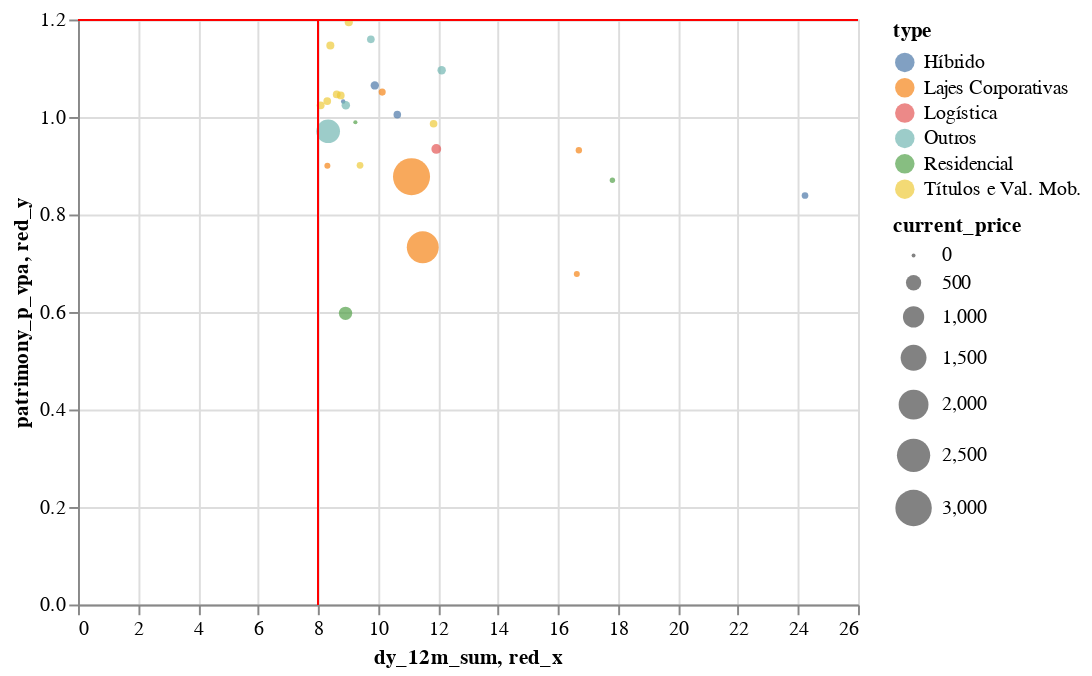

The cell this chart's notebook holds for it:
### Code cell
red_box_plot = original_red_box(red_box_df)
red_box_plot

### Figure 1 — Vega-Lite specification as saved in the notebook (floating-point values rounded to 4 significant figures)
{"config": {"view": {"continuousWidth": 400, "continuousHeight": 300}}, "layer": [{"mark": {"type": "circle", "size": 60}, "encoding": {"color": {"type": "nominal", "field": "type"}, "size": {"type": "quantitative", "field": "current_price"}, "tooltip": [{"type": "nominal", "field": "code"}, {"type": "nominal", "field": "type"}, {"type": "quantitative", "field": "current_price"}, {"type": "quantitative", "field": "dy_current"}, {"type": "quantitative", "field": "patrimony_p_vpa"}, {"type": "quantitative", "field": "dy_12m_sum"}], "x": {"type": "quantitative", "field": "dy_12m_sum"}, "y": {"type": "quantitative", "field": "patrimony_p_vpa"}}, "selection": {"selector001": {"type": "interval", "bind": "scales", "encodings": ["x", "y"]}}}, {"mark": {"type": "rule", "color": "red"}, "encoding": {"size": {"value": 1}, "x": {"type": "quantitative", "field": "red_x"}}}, {"mark": {"type": "rule", "color": "red"}, "encoding": {"size": {"value": 1}, "y": {"type": "quantitative", "field": "red_y"}}}], "data": {"name": "data-50a87cb9b950a3c858177f949de0523f"}, "transform": [{"calculate": "8", "as": "red_x"}, {"calculate": "1.2", "as": "red_y"}], "$schema": "https://vega.github.io/schema/vega-lite/v4.8.1.json", "datasets": {"data-50a87cb9b950a3c858177f949de0523f": [{"code": "BARI11", "url": "/funds/bari11", "type": "Títulos e Val. Mob.", "current_price": 103.5, "dividend": 62060.0, "dy_current": 0.7139, "dy_3m_sum": 2.034, "dy_6m_sum": 4.169, "dy_12m_sum": 8.759, "dy_3m_avg": 0.6781, "dy_6m_avg": 0.6948, "dy_12m_avg": 0.7299, "dy_annual": 4.817, "price_variation": 1.979, "profitability_period": 2.707, "profitability_sum_ytd": -4.659, "patrimony_net_value": 221500000.0, "patrimony_vpa": 99.12, "patrimony_p_vpa": 1.044, "patrimony_dy": 0.7163, "patrimony_variation": -0.1327, "patrimony_profitability_period": 0.5826, "patrimony_profitability_sum_ytd": 3.947, "vacancy_physical": null, "vacancy_financial": null, "realty": 0}, {"code": "BBFI11B", "url": "/funds/bbfi11b", "type": "Lajes Corporativas", "current_price": 2300.0, "dividend": 184.0, "dy_current": 1.102, "dy_3m_sum": 2.927, "dy_6m_sum": 6.083, "dy_12m_sum": 11.49, "dy_3m_avg": 0.9755, "dy_6m_avg": 1.014, "dy_12m_avg": 0.9577, "dy_annual": 6.955, "price_variation": -13.43, "profitability_period": -12.48, "profitability_sum_ytd": -16.51, "patrimony_net_value": 408100000.0, "patrimony_vpa": 3139.0, "patrimony_p_vpa": 0.7327, "patrimony_dy": 0.8069, "patrimony_variation": 0.0331, "patrimony_profitability_period": 0.8403, "patrimony_profitability_sum_ytd": 5.457, "vacancy_physical": 72.2, "vacancy_financial": null, "realty": 2}, {"code": "BCRI11", "url": "/funds/bcri11", "type": "Títulos e Val. Mob.", "current_price": 108.2, "dividend": 5455.0, "dy_current": 0.6947, "dy_3m_sum": 2.105, "dy_6m_sum": 4.408, "dy_12m_sum": 8.088, "dy_3m_avg": 0.7016, "dy_6m_avg": 0.7347, "dy_12m_avg": 0.674, "dy_annual": 5.342, "price_variation": 2.291, "profitability_period": 3.001, "profitability_sum_ytd": -6.356, "patrimony_net_value": 314700000.0, "patrimony_vpa": 105.6, "patrimony_p_vpa": 1.024, "patrimony_dy": 0.7195, "patrimony_variation": -0.4287, "patrimony_profitability_period": 0.2877, "patrimony_profitability_sum_ytd": 5.166, "vacancy_physical": null, "vacancy_financial": null, "realty": 0}, {"code": "CTXT11", "url": "/funds/ctxt11", "type": "Lajes Corporativas", "current_price": 48.05, "dividend": 242.0, "dy_current": 0.7835, "dy_3m_sum": 2.29, "dy_6m_sum": 4.527, "dy_12m_sum": 8.313, "dy_3m_avg": 0.7634, "dy_6m_avg": 0.7546, "dy_12m_avg": 0.6927, "dy_annual": 5.173, "price_variation": -10.89, "profitability_period": -10.2, "profitability_sum_ytd": -13.23, "patrimony_net_value": 138500000.0, "patrimony_vpa": 53.38, "patrimony_p_vpa": 0.9001, "patrimony_dy": 0.7119, "patrimony_variation": 0.05321, "patrimony_profitability_period": 0.7654, "patrimony_profitability_sum_ytd": 4.598, "vacancy_physical": 8.6, "vacancy_financial": null, "realty": 1}, {"code": "CXCE11B", "url": "/funds/cxce11b", "type": "Outros", "current_price": 99.97, "dividend": 329.0, "dy_current": 0.8157, "dy_3m_sum": 2.404, "dy_6m_sum": 4.977, "dy_12m_sum": 9.762, "dy_3m_avg": 0.8015, "dy_6m_avg": 0.8295, "dy_12m_avg": 0.8135, "dy_annual": 5.711, "price_variation": -96.09, "profitability_period": -96.05, "profitability_sum_ytd": -96.18, "patrimony_net_value": 147700000.0, "patrimony_vpa": 86.23, "patrimony_p_vpa": 1.159, "patrimony_dy": 0.9441, "patrimony_variation": -96.0, "patrimony_profitability_period": -95.97, "patrimony_profitability_sum_ytd": -95.76, "vacancy_physical": 0.0, "vacancy_financial": null, "realty": 1}, {"code": "DMAC11", "url": "/funds/dmac11", "type": "Residencial", "current_price": 373.8, "dividend": 124.0, "dy_current": 0.7091, "dy_3m_sum": 2.24, "dy_6m_sum": 4.526, "dy_12m_sum": 8.918, "dy_3m_avg": 0.7466, "dy_6m_avg": 0.7544, "dy_12m_avg": 0.7431, "dy_annual": 5.265, "price_variation": -0.528, "profitability_period": 0.1773, "profitability_sum_ytd": -39.44, "patrimony_net_value": 97710000.0, "patrimony_vpa": 625.9, "patrimony_p_vpa": 0.5972, "patrimony_dy": 0.3964, "patrimony_variation": 1.55, "patrimony_profitability_period": 1.952, "patrimony_profitability_sum_ytd": -13.0, "vacancy_physical": null, "vacancy_financial": null, "realty": 0}, {"code": "FAMB11B", "url": "/funds/famb11b", "type": "Lajes Corporativas", "current_price": 3103.0, "dividend": 54.0, "dy_current": 0.8101, "dy_3m_sum": 2.609, "dy_6m_sum": 5.81, "dy_12m_sum": 11.12, "dy_3m_avg": 0.8696, "dy_6m_avg": 0.9683, "dy_12m_avg": 0.9264, "dy_annual": 6.651, "price_variation": -11.04, "profitability_period": -10.32, "profitability_sum_ytd": -0.9274, "patrimony_net_value": 370600000.0, "patrimony_vpa": 3536.0, "patrimony_p_vpa": 0.8775, "patrimony_dy": 0.7331, "patrimony_variation": 0.5351, "patrimony_profitability_period": 1.272, "patrimony_profitability_sum_ytd": 9.163, "vacancy_physical": 0.0, "vacancy_financial": null, "realty": 1}, {"code": "FEXC11", "url": "/funds/fexc11", "type": "Títulos e Val. Mob.", "current_price": 102.0, "dividend": 2787.0, "dy_current": 0.5823, "dy_3m_sum": 2.38, "dy_6m_sum": 4.893, "dy_12m_sum": 8.308, "dy_3m_avg": 0.7933, "dy_6m_avg": 0.8155, "dy_12m_avg": 0.6923, "dy_annual": 5.526, "price_variation": -4.945, "profitability_period": -4.391, "profitability_sum_ytd": -1.475, "patrimony_net_value": 241300000.0, "patrimony_vpa": 98.77, "patrimony_p_vpa": 1.033, "patrimony_dy": 0.6075, "patrimony_variation": -0.1168, "patrimony_profitability_period": 0.4899, "patrimony_profitability_sum_ytd": 3.392, "vacancy_physical": null, "vacancy_financial": null, "realty": 0}, {"code": "FIIP11B", "url": "/funds/fiip11b", "type": "Logística", "current_price": 185.0, "dividend": 349.0, "dy_current": 0.2868, "dy_3m_sum": 6.373, "dy_6m_sum": 7.909, "dy_12m_sum": 11.94, "dy_3m_avg": 2.124, "dy_6m_avg": 1.318, "dy_12m_avg": 0.9953, "dy_annual": 9.534, "price_variation": -0.5528, "profitability_period": -0.2675, "profitability_sum_ytd": 4.316, "patrimony_net_value": 183500000.0, "patrimony_vpa": 198.0, "patrimony_p_vpa": 0.9345, "patrimony_dy": 0.2867, "patrimony_variation": 0.4024, "patrimony_profitability_period": 0.6903, "patrimony_profitability_sum_ytd": 11.19, "vacancy_physical": 0.0, "vacancy_financial": null, "realty": 7}, {"code": "HCTR11", "url": "/funds/hctr11", "type": "Outros", "current_price": 128.4, "dividend": 10950.0, "dy_current": 0.9184, "dy_3m_sum": 2.681, "dy_6m_sum": 6.323, "dy_12m_sum": 12.12, "dy_3m_avg": 0.8936, "dy_6m_avg": 1.054, "dy_12m_avg": 1.01, "dy_annual": 7.524, "price_variation": 3.569, "profitability_period": 4.52, "profitability_sum_ytd": 5.669, "patrimony_net_value": 225400000.0, "patrimony_vpa": 117.1, "patrimony_p_vpa": 1.096, "patrimony_dy": 0.9987, "patrimony_variation": 0.5038, "patrimony_profitability_period": 1.508, "patrimony_profitability_sum_ytd": 10.32, "vacancy_physical": null, "vacancy_financial": null, "realty": 0}, {"code": "HFOF11", "url": "/funds/hfof11", "type": "Títulos e Val. Mob.", "current_price": 113.5, "dividend": 23540.0, "dy_current": 0.4292, "dy_3m_sum": 2.19, "dy_6m_sum": 4.26, "dy_12m_sum": 8.411, "dy_3m_avg": 0.7301, "dy_6m_avg": 0.71, "dy_12m_avg": 0.7009, "dy_annual": 4.803, "price_variation": 1.702, "profitability_period": 2.139, "profitability_sum_ytd": -1.044, "patrimony_net_value": 1668000000.0, "patrimony_vpa": 98.97, "patrimony_p_vpa": 1.147, "patrimony_dy": 0.5052, "patrimony_variation": -3.431, "patrimony_profitability_period": -2.943, "patrimony_profitability_sum_ytd": -4.552, "vacancy_physical": null, "vacancy_financial": null, "realty": 0}, {"code": "IRDM11", "url": "/funds/irdm11", "type": "Títulos e Val. Mob.", "current_price": 116.0, "dividend": 41040.0, "dy_current": 0.7328, "dy_3m_sum": 2.183, "dy_6m_sum": 4.348, "dy_12m_sum": 9.026, "dy_3m_avg": 0.7276, "dy_6m_avg": 0.7247, "dy_12m_avg": 0.7522, "dy_annual": 5.231, "price_variation": -2.119, "profitability_period": -1.401, "profitability_sum_ytd": 3.031, "patrimony_net_value": 1030000000.0, "patrimony_vpa": 97.11, "patrimony_p_vpa": 1.194, "patrimony_dy": 0.8717, "patrimony_variation": -1.482, "patrimony_profitability_period": -0.6232, "patrimony_profitability_sum_ytd": -1.624, "vacancy_physical": null, "vacancy_financial": null, "realty": 0}, {"code": "KNRE11", "url": "/funds/knre11", "type": "Residencial", "current_price": 4.1, "dividend": 6700.0, "dy_current": 3.92, "dy_3m_sum": 5.108, "dy_6m_sum": 5.108, "dy_12m_sum": 9.246, "dy_3m_avg": 1.703, "dy_6m_avg": 0.8514, "dy_12m_avg": 0.7705, "dy_annual": 7.82, "price_variation": 5.28, "profitability_period": 9.407, "profitability_sum_ytd": -24.78, "patrimony_net_value": 76870000.0, "patrimony_vpa": 4.145, "patrimony_p_vpa": 0.9892, "patrimony_dy": null, "patrimony_variation": null, "patrimony_profitability_period": null, "patrimony_profitability_sum_ytd": null, "vacancy_physical": null, "vacancy_financial": null, "realty": 0}, {"code": "MBRF11", "url": "/funds/mbrf11", "type": "Outros", "current_price": 1248.0, "dividend": 39.0, "dy_current": 0.708, "dy_3m_sum": 2.101, "dy_6m_sum": 4.301, "dy_12m_sum": 8.339, "dy_3m_avg": 0.7004, "dy_6m_avg": 0.7168, "dy_12m_avg": 0.6949, "dy_annual": 4.95, "price_variation": -4.787, "profitability_period": -4.112, "profitability_sum_ytd": 1.936, "patrimony_net_value": 130700000.0, "patrimony_vpa": 1286.0, "patrimony_p_vpa": 0.9708, "patrimony_dy": 0.7001, "patrimony_variation": 0.02124, "patrimony_profitability_period": 0.7215, "patrimony_profitability_sum_ytd": 5.12, "vacancy_physical": 0.0, "vacancy_financial": null, "realty": 2}, {"code": "MFII11", "url": "/funds/mfii11", "type": "Híbrido", "current_price": 125.0, "dividend": 4266.0, "dy_current": 0.7805, "dy_3m_sum": 2.355, "dy_6m_sum": 5.045, "dy_12m_sum": 9.892, "dy_3m_avg": 0.7851, "dy_6m_avg": 0.8408, "dy_12m_avg": 0.8243, "dy_annual": 5.775, "price_variation": -1.757, "profitability_period": -0.9904, "profitability_sum_ytd": -4.842, "patrimony_net_value": 293800000.0, "patrimony_vpa": 117.4, "patrimony_p_vpa": 1.065, "patrimony_dy": 0.8178, "patrimony_variation": 4.699, "patrimony_profitability_period": 5.555, "patrimony_profitability_sum_ytd": 4.527, "vacancy_physical": null, "vacancy_financial": null, "realty": 9}, {"code": "MXRF11", "url": "/funds/mxrf11", "type": "Híbrido", "current_price": 10.57, "dividend": 543000.0, "dy_current": 0.6393, "dy_3m_sum": 1.923, "dy_6m_sum": 4.205, "dy_12m_sum": 8.84, "dy_3m_avg": 0.6409, "dy_6m_avg": 0.7008, "dy_12m_avg": 0.7367, "dy_annual": 4.889, "price_variation": -0.364, "profitability_period": 0.273, "profitability_sum_ytd": -1.569, "patrimony_net_value": 1259000000.0, "patrimony_vpa": 10.24, "patrimony_p_vpa": 1.032, "patrimony_dy": 0.6833, "patrimony_variation": -0.07034, "patrimony_profitability_period": 0.6125, "patrimony_profitability_sum_ytd": 5.393, "vacancy_physical": null, "vacancy_financial": null, "realty": 0}, {"code": "NEWU11", "url": "/funds/newu11", "type": "Lajes Corporativas", "current_price": 46.99, "dividend": 5095.0, "dy_current": 0.0, "dy_3m_sum": 0.0, "dy_6m_sum": 0.5556, "dy_12m_sum": 16.63, "dy_3m_avg": 0.0, "dy_6m_avg": 0.09259, "dy_12m_avg": 1.386, "dy_annual": 0.6131, "price_variation": -4.04, "profitability_period": -4.04, "profitability_sum_ytd": -31.62, "patrimony_net_value": 51430000.0, "patrimony_vpa": 69.31, "patrimony_p_vpa": 0.678, "patrimony_dy": 0.0, "patrimony_variation": -22.29, "patrimony_profitability_period": -22.29, "patrimony_profitability_sum_ytd": -22.25, "vacancy_physical": 42.3, "vacancy_financial": null, "realty": 3}, {"code": "PORD11", "url": "/funds/pord11", "type": "Títulos e Val. Mob.", "current_price": 99.37, "dividend": 3100.0, "dy_current": 0.7317, "dy_3m_sum": 2.345, "dy_6m_sum": 4.43, "dy_12m_sum": 11.85, "dy_3m_avg": 0.7817, "dy_6m_avg": 0.7383, "dy_12m_avg": 0.9877, "dy_annual": 5.212, "price_variation": 7.313, "profitability_period": 8.098, "profitability_sum_ytd": -2.498, "patrimony_net_value": 198800000.0, "patrimony_vpa": 100.8, "patrimony_p_vpa": 0.9861, "patrimony_dy": 0.7192, "patrimony_variation": -0.2913, "patrimony_profitability_period": 0.4258, "patrimony_profitability_sum_ytd": 1.159, "vacancy_physical": null, "vacancy_financial": null, "realty": 0}, {"code": "RBDS11", "url": "/funds/rbds11", "type": "Residencial", "current_price": 31.23, "dividend": 24.0, "dy_current": 0.3826, "dy_3m_sum": 3.38, "dy_6m_sum": 6.821, "dy_12m_sum": 17.81, "dy_3m_avg": 1.127, "dy_6m_avg": 1.137, "dy_12m_avg": 1.484, "dy_annual": 13.35, "price_variation": -21.63, "profitability_period": -21.33, "profitability_sum_ytd": -29.55, "patrimony_net_value": 4541000.0, "patrimony_vpa": 35.89, "patrimony_p_vpa": 0.8701, "patrimony_dy": null, "patrimony_variation": null, "patrimony_profitability_period": null, "patrimony_profitability_sum_ytd": null, "vacancy_physical": null, "vacancy_financial": null, "realty": 0}, {"code": "RBFF11", "url": "/funds/rbff11", "type": "Títulos e Val. Mob.", "current_price": 69.5, "dividend": 10500.0, "dy_current": 0.7661, "dy_3m_sum": 1.849, "dy_6m_sum": 3.415, "dy_12m_sum": 9.401, "dy_3m_avg": 0.6162, "dy_6m_avg": 0.5692, "dy_12m_avg": 0.7834, "dy_annual": 4.243, "price_variation": -6.861, "profitability_period": -6.147, "profitability_sum_ytd": -24.84, "patrimony_net_value": 211200000.0, "patrimony_vpa": 77.14, "patrimony_p_vpa": 0.9009, "patrimony_dy": 0.6741, "patrimony_variation": -2.25, "patrimony_profitability_period": -1.591, "patrimony_profitability_sum_ytd": -24.45, "vacancy_physical": null, "vacancy_financial": null, "realty": 0}, {"code": "RBRD11", "url": "/funds/rbrd11", "type": "Híbrido", "current_price": 67.97, "dividend": 2532.0, "dy_current": 0.0468, "dy_3m_sum": 16.7, "dy_6m_sum": 19.06, "dy_12m_sum": 24.23, "dy_3m_avg": 5.565, "dy_6m_avg": 3.177, "dy_12m_avg": 2.019, "dy_annual": 19.11, "price_variation": -19.39, "profitability_period": -19.35, "profitability_sum_ytd": -7.509, "patrimony_net_value": 150000000.0, "patrimony_vpa": 81.02, "patrimony_p_vpa": 0.839, "patrimony_dy": 0.04703, "patrimony_variation": 0.01589, "patrimony_profitability_period": 0.06292, "patrimony_profitability_sum_ytd": 25.93, "vacancy_physical": 0.0, "vacancy_financial": null, "realty": 4}, {"code": "RECT11", "url": "/funds/rect11", "type": "Híbrido", "current_price": 96.7, "dividend": 31170.0, "dy_current": 0.8382, "dy_3m_sum": 2.455, "dy_6m_sum": 5.016, "dy_12m_sum": 10.64, "dy_3m_avg": 0.8182, "dy_6m_avg": 0.836, "dy_12m_avg": 0.8869, "dy_annual": 5.798, "price_variation": -4.798, "profitability_period": -4.0, "profitability_sum_ytd": -1.184, "patrimony_net_value": 671100000.0, "patrimony_vpa": 96.24, "patrimony_p_vpa": 1.005, "patrimony_dy": 0.8417, "patrimony_variation": 0.02121, "patrimony_profitability_period": 0.8631, "patrimony_profitability_sum_ytd": 2.419, "vacancy_physical": 9.7, "vacancy_financial": null, "realty": 7}, {"code": "SPTW11", "url": "/funds/sptw11", "type": "Lajes Corporativas", "current_price": 79.93, "dividend": 3580.0, "dy_current": 1.018, "dy_3m_sum": 2.695, "dy_6m_sum": 5.224, "dy_12m_sum": 10.14, "dy_3m_avg": 0.8984, "dy_6m_avg": 0.8706, "dy_12m_avg": 0.845, "dy_annual": 6.065, "price_variation": 3.511, "profitability_period": 4.565, "profitability_sum_ytd": -10.99, "patrimony_net_value": 136700000.0, "patrimony_vpa": 76.05, "patrimony_p_vpa": 1.051, "patrimony_dy": 0.9862, "patrimony_variation": -0.781, "patrimony_profitability_period": 0.1975, "patrimony_profitability_sum_ytd": 3.466, "vacancy_physical": 0.0, "vacancy_financial": null, "realty": 1}, {"code": "TGAR11", "url": "/funds/tgar11", "type": "Outros", "current_price": 130.3, "dividend": 21160.0, "dy_current": 0.8824, "dy_3m_sum": 2.888, "dy_6m_sum": 4.911, "dy_12m_sum": 8.927, "dy_3m_avg": 0.9627, "dy_6m_avg": 0.8185, "dy_12m_avg": 0.7439, "dy_annual": 5.319, "price_variation": -2.901, "profitability_period": -2.044, "profitability_sum_ytd": -2.464, "patrimony_net_value": 440900000.0, "patrimony_vpa": 127.2, "patrimony_p_vpa": 1.024, "patrimony_dy": 0.896, "patrimony_variation": -0.4569, "patrimony_profitability_period": 0.435, "patrimony_profitability_sum_ytd": 0.1829, "vacancy_physical": null, "vacancy_financial": null, "realty": 0}, {"code": "UBSR11", "url": "/funds/ubsr11", "type": "Títulos e Val. Mob.", "current_price": 101.8, "dividend": 9763.0, "dy_current": 0.6986, "dy_3m_sum": 2.083, "dy_6m_sum": 4.6, "dy_12m_sum": 8.623, "dy_3m_avg": 0.6942, "dy_6m_avg": 0.7667, "dy_12m_avg": 0.7186, "dy_annual": 5.609, "price_variation": -1.378, "profitability_period": -0.689, "profitability_sum_ytd": -0.9747, "patrimony_net_value": 666900000.0, "patrimony_vpa": 97.27, "patrimony_p_vpa": 1.046, "patrimony_dy": 0.7197, "patrimony_variation": 0.08709, "patrimony_profitability_period": 0.8074, "patrimony_profitability_sum_ytd": 6.165, "vacancy_physical": null, "vacancy_financial": null, "realty": 0}, {"code": "XPCM11", "url": "/funds/xpcm11", "type": "Lajes Corporativas", "current_price": 57.44, "dividend": 11960.0, "dy_current": 1.626, "dy_3m_sum": 4.319, "dy_6m_sum": 9.127, "dy_12m_sum": 16.69, "dy_3m_avg": 1.44, "dy_6m_avg": 1.521, "dy_12m_avg": 1.391, "dy_annual": 10.42, "price_variation": -5.752, "profitability_period": -4.219, "profitability_sum_ytd": 2.776, "patrimony_net_value": 148800000.0, "patrimony_vpa": 61.64, "patrimony_p_vpa": 0.9318, "patrimony_dy": 1.574, "patrimony_variation": 0.5878, "patrimony_profitability_period": 2.171, "patrimony_profitability_sum_ytd": 10.01, "vacancy_physical": 0.0, "vacancy_financial": null, "realty": 1}]}}
